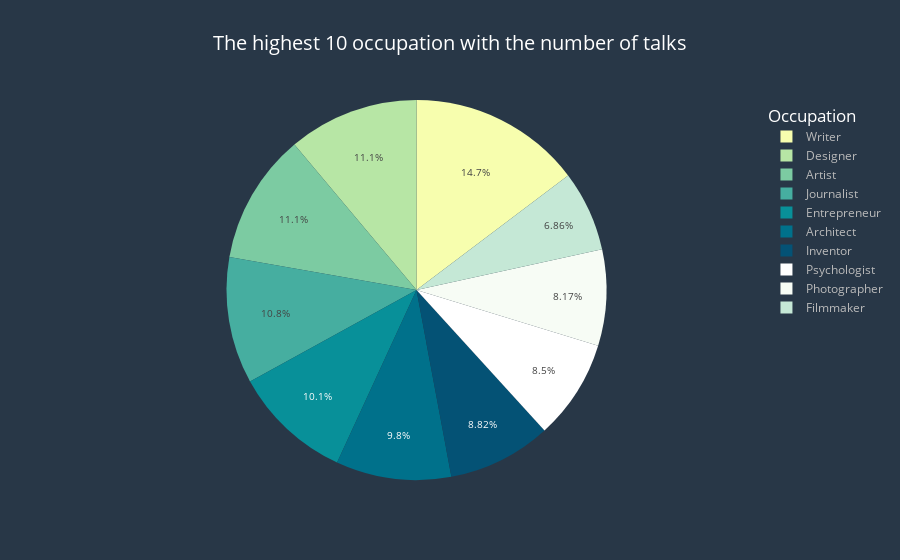

The notebook cell this image was saved under:
### Code cell
fig=px.pie(names=s.index,values=s.values,labels={
    "names":"The occupation ",
    "values":"Number of talks "
},
title="The highest 10 occupation with the number of talks",
color_discrete_sequence=px.colors.sequential.Bluyl
      )
fig.update_layout(
title_font_color="#fff",paper_bgcolor="#283747",title_font_size=20,title_x=.5,font_color="#bbb",
    plot_bgcolor="#D0D3D4",legend_title_font_size=17,legend_title_font_color="#fff",
    legend_title_text="Occupation")
fig.update_yaxes(showgrid=False,visible=False,title="percent of commencts")
fig.update_xaxes(tickfont_size=9)
fig.update_traces(textfont_size=10)
fig.show()

### Figure 1 — Plotly figure (JSON) as saved in the notebook; plotly's stock layout.template omitted (floating-point values rounded to 4 significant figures)
{"data": [{"domain": {"x": [0.0, 1.0], "y": [0.0, 1.0]}, "hovertemplate": "The occupation =%{label}<br>Number of talks =%{value}<extra></extra>", "labels": ["Writer", "Designer", "Artist", "Journalist", "Entrepreneur", "Architect", "Inventor", "Psychologist", "Photographer", "Filmmaker"], "legendgroup": "", "name": "", "showlegend": true, "textfont": {"size": 10}, "type": "pie", "values": [45, 34, 34, 33, 31, 30, 27, 26, 25, 21]}], "layout": {"font": {"color": "#bbb"}, "legend": {"title": {"font": {"color": "#fff", "size": 17}, "text": "Occupation"}, "tracegroupgap": 0}, "paper_bgcolor": "#283747", "piecolorway": ["rgb(247, 254, 174)", "rgb(183, 230, 165)", "rgb(124, 203, 162)", "rgb(70, 174, 160)", "rgb(8, 144, 153)", "rgb(0, 113, 139)", "rgb(4, 82, 117)"], "plot_bgcolor": "#D0D3D4", "title": {"font": {"color": "#fff", "size": 20}, "text": "The highest 10 occupation with the number of talks", "x": 0.5}, "xaxis": {"tickfont": {"size": 9}}, "yaxis": {"showgrid": false, "title": {"text": "percent of commencts"}, "visible": false}}}
